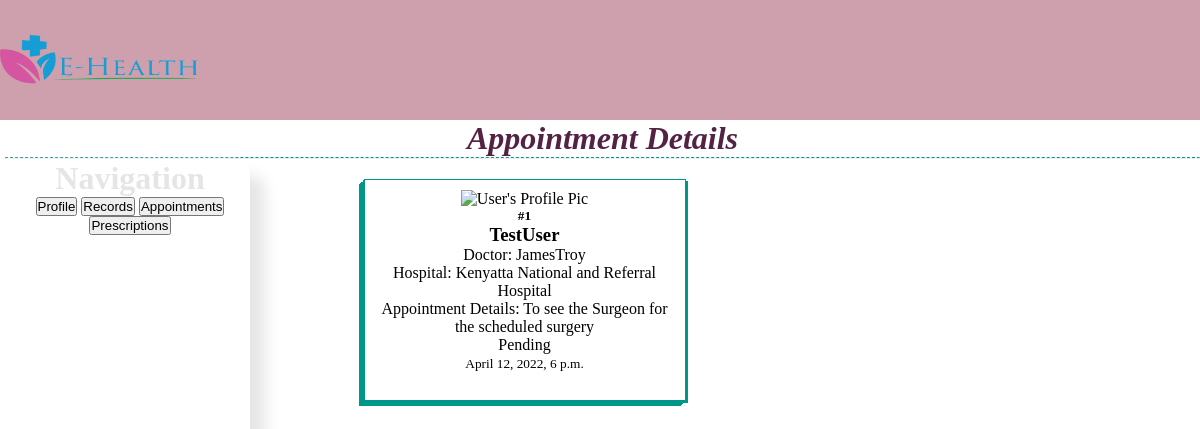
The page /MedicalApp/appointment/1/ on the database its author committed.
### MedicalApp/models.py (models this page shows, shortened)
class Appointment(models.Model):
    Patient_ID = models.ForeignKey(Patient, on_delete=models.CASCADE)
    Doctor_ID = models.ForeignKey(Doctor, on_delete=models.RESTRICT)
    Hospital_ID = models.ForeignKey(Hospital, on_delete=models.RESTRICT)
    Record_ID = models.ForeignKey(Record, on_delete=models.RESTRICT)
    Appointment_Details = models.TextField()
    Appointment_Schedule = models.DateTimeField()
    Pending = 'Pending'
    Cancelled = 'Cancelled'
    Successful = 'Successful'
    Postponed = 'Postponed'
    AppointmentStatus = [(Pending, 'Pending'), (Cancelled, 'Cancelled'), (Successful, 'Successful'),
                         (Postponed, 'Postponed')
                         ]
    Appointment_Status = models.CharField(max_length=20, choices=AppointmentStatus, null=True, blank=True,
                                          default=Pending)

class Record(models.Model):
    Patient_ID = models.ForeignKey(Patient, on_delete=models.CASCADE)
    Doctor_ID = models.ForeignKey(Doctor, on_delete=models.RESTRICT)
    Hospital_ID = models.ForeignKey(Hospital, on_delete=models.RESTRICT)
    New_Diagnosis = models.TextField()
    Record_Date = models.DateField(default=timezone.now)
    def __str__(self):
        return str(self.Patient_ID)

class Hospital(models.Model):
    Hospital_Image = models.ImageField(default='default.png', upload_to='hospital_pics')
    Hospital_Name = models.CharField(max_length=100, blank=False)
    Hospital_Description = models.TextField()
    Registration_Date = models.DateTimeField(default=timezone.now)
    Admin_ID = models.ForeignKey(Administrator, on_delete=models.RESTRICT)
    def __str__(self):
        return self.Hospital_Name

### Users/models.py (models this page shows)
class Patient(models.Model):
    user = models.OneToOneField(CustomUser, on_delete=models.CASCADE, primary_key=True)
    A_positive = 'A+'
    A_negative = 'A-'
    B_positive = 'B+'
    B_negative = 'B-'
    O_positive = 'O+'
    O_negative = 'O-'
    AB_positive = 'AB+'
    AB_negative = 'AB-'
    BLOOD_GROUP_CHOICES = [(A_positive, 'A+'), (A_negative, 'A-'), (B_positive, 'B+'),
                           (B_negative, 'B-'), (O_positive, 'O+'), (O_negative, 'O-'), (AB_positive, 'AB+'),
                           (AB_negative, 'AB-'),
                           ]
    Blood_Group = models.CharField(max_length=4, choices=BLOOD_GROUP_CHOICES, null=True, blank=True,
                                   default=AB_positive)
    Allergies = models.TextField(null=True, blank=True)
    Next_Of_Kin = models.TextField(null=True, blank=True)
    class Meta:
        verbose_name = 'Patient Module'
    def __str__(self):
        return str(self.user)

class CustomUser(AbstractUser):
    first_name = models.CharField(max_length=150)
    last_name = models.CharField(max_length=150)
    email = models.EmailField(null=False)
    Phone_Number = models.CharField(max_length=14, null=True)
    Physical_Address = models.TextField(null=True)
    Date_Of_Birth = models.DateField(auto_now=False, null=True)
    Age = models.CharField(max_length=3, null=True)
    Male = 'M'
    Female = 'F'
    SEX_CHOICES = [(Male, 'M'), (Female, 'F')]
    Sex = models.CharField(max_length=30, choices=SEX_CHOICES, null=True)
    is_patient = models.BooleanField('is_patient', default=False)
    is_doctor = models.BooleanField('is_doctor', default=False)
    is_administrator = models.BooleanField('is_administrator', default=False)
    is_hospital = models.BooleanField('is_hospital', default=False)
    def __str__(self):
        return self.username

class Doctor(models.Model):
    user = models.OneToOneField(CustomUser, on_delete=models.CASCADE, primary_key=True)
    Card = 'Cardiologist'
    Dent = 'Dentist'
    Derm = 'Dermatology'
    Neuro = 'Neurologist'
    Path = 'Pathology'
    Ped = 'Pediatrician'
    Phy = 'Physician'
    Ob_GYN = 'Obstetrician and Gynecologist'
    Onc = 'Oncologist'
    SPECIALTY = [(Card, 'Cardiologist'), (Dent, 'Dentist'), (Derm, 'Dermatology'),
                 (Neuro, 'Neurologist'), (Path, 'Pathology'), (Ped, 'Pediatrician'), (Phy, 'Physician'),
                 (Ob_GYN, 'Obstetrician and Gynecologist'), (Onc, 'Oncologist'), ]
    specialty = models.CharField(max_length=50, choices=SPECIALTY, null=True, blank=True, default=Phy)
    class Meta:
        verbose_name = 'Doctor Module'
    def __str__(self):
        return str(self.user)

### MedicalApp/views.py (the view)
# urls.py: path('appointment/<str:pk>/', AppointmentDetailView.as_view(), name='Appointment-Details'),
class AppointmentDetailView(DetailView):
    model = Appointment

### MedicalApp/Templates/MedicalApp/appointment_detail.html (shortened to what this page needs)
{% load static %}
<!DOCTYPE html>
<html lang="en">
<head>
    <link rel="stylesheet" type="text/css" href="{% static 'Users/UsersStyle.css' %}">
</head>
<body>
    <div class="navbar" style="background-color: #CEA0AE;">
        <img src="{% static 'images/Logo.png' %}" alt="System Logo" style="width: 200px; height: 50px; margin: 0;">
    </div>
    <div class="container">
        <div class="navPane">
            <h1>Navigation</h1>
            <button class="btn"><a href="{% url 'UserDetailsModule' %}">Profile</a></button>
            <button class="btn"><a href="{% url 'RecordsModule' %}">Records</a></button>
            <button class="btn"><a href="#">Appointments</a></button>
            <button class="btn"><a href="#">Prescriptions</a></button>
        </div>
        <h1 style="color: #542344; font-weight: bold; font-style: italic;">Appointment Details</h1><hr style="border-top: 1px dashed #009688;">
        <div class="container1">
            <div class="box">
                <div class="shadowbox">
                    <img alt="User's Profile Pic" src="{{ user.profile.image.url}}" class="rounded-circle" width="150px;">
                    <article class="media content-section">
                        <div class="media-body">
                            <div class="article-metadata">
                                <h5>#{{ object.id }}</h5>
                                <h3><a href="#">{{ object.Record_ID }}</a></h3>
                                <p>Doctor: {{ object.Doctor_ID }}</p>
                                <p>Hospital: {{ object.Hospital_ID }}</p>
                            </div>
                            <p class="article-content">Appointment Details: {{ object.Appointment_Details }}</p>
                            <p class="article-content">{{ object.Appointment_Status }}</p>
                            <small class="text-muted">{{ object.Appointment_Schedule }}</small>
                        </div>
                    </article>
                </div>
            </div>
        </div>
    </div>
</body>
</html>

### Users/static/Users/UsersStyle.css (style rules this page uses)
* { margin: 0; padding: 0; }
.navbar { width: 100%; margin: auto; padding: 35px 0; display: flex; align-items: center; justify-content: space-between; font-family: 'Lato', sans-serif; background: #009688; }
.container { margin-left: 5px; text-align: center; }
a { text-decoration: none; color: black; list-style: none; }
.container .navPane { width: 240px; height: 350px; margin: 40px 5px; align-items: center; color: rgba(0,0,0,0.1); border-radius: 15px; box-shadow: -15px -15px 15px rgba(255,255,255,0.2), 15px 15px 15px rgba(0,0,0,0.1); position: absolute; }
.btn::before { content: ""; position: absolute; left:0; top:0; width:100%; height: 100%; background: #0AFFE7; z-index: -1; transition: transform 0.5s; transform-origin: 0 0; transition-timing-function: cubic-bezier(0.5,1.6,0.4,0.7); }
.btn::before { transform: scaleX(0); }

### MedicalApp/Templates/MedicalApp/appointment_detail.html (style rules this page uses)
.box { width: 300px; height: 200px; margin-left: 30%; margin-top: 20px; align-items: center; padding: 10px; border: 1px solid #009688; box-shadow: -1px 1px #009688, 2px 2px #009688, -3px 3px #009688, -4px 4px #009688, -5px 5px #009688; }

### rows shown on the page
Appointment: id "1", Record_ID "TestUser", Doctor_ID "JamesTroy", Hospital_ID "Kenyatta National and Referral Hospital", Appointment_Details "To see the Surgeon for the scheduled surgery", Appointment_Status "Pending", Appointment_Schedule "April 12, 2022, 6 p.m."
